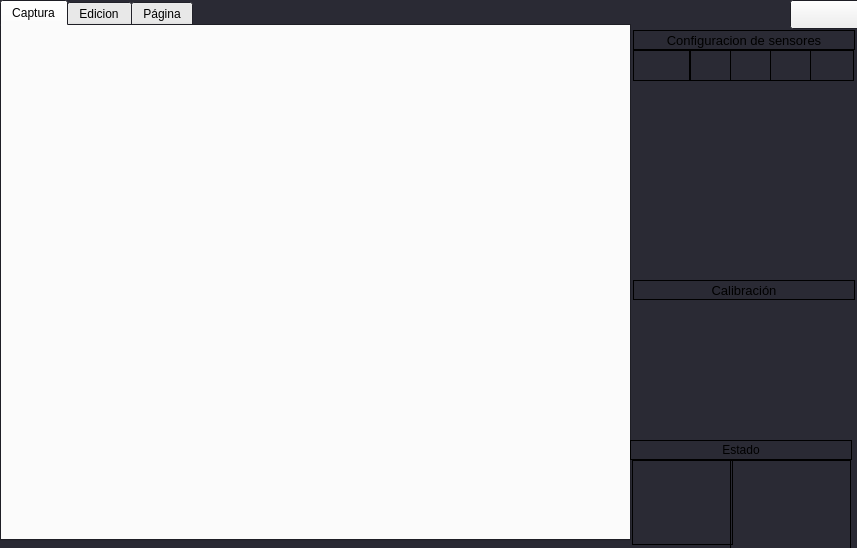
<?xml version="1.0" encoding="UTF-8"?>
<ui version="4.0">
 <class>MainWindow</class>
 <widget class="QWidget" name="MainWindow">
  <property name="geometry">
   <rect>
    <x>0</x>
    <y>0</y>
    <width>857</width>
    <height>548</height>
   </rect>
  </property>
  <property name="sizePolicy">
   <sizepolicy hsizetype="Fixed" vsizetype="Preferred">
    <horstretch>0</horstretch>
    <verstretch>0</verstretch>
   </sizepolicy>
  </property>
  <property name="maximumSize">
   <size>
    <width>857</width>
    <height>548</height>
   </size>
  </property>
  <property name="palette">
   <palette>
    <active>
     <colorrole role="Base">
      <brush brushstyle="SolidPattern">
       <color alpha="255">
        <red>255</red>
        <green>255</green>
        <blue>255</blue>
       </color>
      </brush>
     </colorrole>
     <colorrole role="Window">
      <brush brushstyle="SolidPattern">
       <color alpha="255">
        <red>42</red>
        <green>42</green>
        <blue>52</blue>
       </color>
      </brush>
     </colorrole>
    </active>
    <inactive>
     <colorrole role="Base">
      <brush brushstyle="SolidPattern">
       <color alpha="255">
        <red>255</red>
        <green>255</green>
        <blue>255</blue>
       </color>
      </brush>
     </colorrole>
     <colorrole role="Window">
      <brush brushstyle="SolidPattern">
       <color alpha="255">
        <red>42</red>
        <green>42</green>
        <blue>52</blue>
       </color>
      </brush>
     </colorrole>
    </inactive>
    <disabled>
     <colorrole role="Base">
      <brush brushstyle="SolidPattern">
       <color alpha="255">
        <red>42</red>
        <green>42</green>
        <blue>52</blue>
       </color>
      </brush>
     </colorrole>
     <colorrole role="Window">
      <brush brushstyle="SolidPattern">
       <color alpha="255">
        <red>42</red>
        <green>42</green>
        <blue>52</blue>
       </color>
      </brush>
     </colorrole>
    </disabled>
   </palette>
  </property>
  <property name="windowTitle">
   <string>Plotting</string>
  </property>
  <widget class="QTabWidget" name="tabWidget">
   <property name="geometry">
    <rect>
     <x>0</x>
     <y>0</y>
     <width>631</width>
     <height>541</height>
    </rect>
   </property>
   <property name="currentIndex">
    <number>0</number>
   </property>
   <widget class="QWidget" name="tab">
    <attribute name="title">
     <string>Captura</string>
    </attribute>
    <widget class="Mp111" name="widget" native="true">
     <property name="geometry">
      <rect>
       <x>10</x>
       <y>10</y>
       <width>601</width>
       <height>491</height>
      </rect>
     </property>
     <property name="palette">
      <palette>
       <active>
        <colorrole role="Base">
         <brush brushstyle="SolidPattern">
          <color alpha="255">
           <red>255</red>
           <green>255</green>
           <blue>255</blue>
          </color>
         </brush>
        </colorrole>
        <colorrole role="Window">
         <brush brushstyle="SolidPattern">
          <color alpha="255">
           <red>42</red>
           <green>42</green>
           <blue>56</blue>
          </color>
         </brush>
        </colorrole>
       </active>
       <inactive>
        <colorrole role="Base">
         <brush brushstyle="SolidPattern">
          <color alpha="255">
           <red>255</red>
           <green>255</green>
           <blue>255</blue>
          </color>
         </brush>
        </colorrole>
        <colorrole role="Window">
         <brush brushstyle="SolidPattern">
          <color alpha="255">
           <red>42</red>
           <green>42</green>
           <blue>56</blue>
          </color>
         </brush>
        </colorrole>
       </inactive>
       <disabled>
        <colorrole role="Base">
         <brush brushstyle="SolidPattern">
          <color alpha="255">
           <red>42</red>
           <green>42</green>
           <blue>56</blue>
          </color>
         </brush>
        </colorrole>
        <colorrole role="Window">
         <brush brushstyle="SolidPattern">
          <color alpha="255">
           <red>42</red>
           <green>42</green>
           <blue>56</blue>
          </color>
         </brush>
        </colorrole>
       </disabled>
      </palette>
     </property>
    </widget>
   </widget>
   <widget class="QWidget" name="tab_2">
    <attribute name="title">
     <string>Edicion</string>
    </attribute>
   </widget>
   <widget class="QWidget" name="tab_3">
    <attribute name="title">
     <string>Página</string>
    </attribute>
   </widget>
  </widget>
  <widget class="QPushButton" name="Config_button">
   <property name="geometry">
    <rect>
     <x>790</x>
     <y>0</y>
     <width>70</width>
     <height>29</height>
    </rect>
   </property>
   <property name="text">
    <string/>
   </property>
   <property name="icon">
    <iconset>
     <normaloff>setting_icon.png</normaloff>setting_icon.png</iconset>
   </property>
  </widget>
  <widget class="QLabel" name="Confi_sensors_label">
   <property name="geometry">
    <rect>
     <x>633</x>
     <y>30</y>
     <width>222</width>
     <height>20</height>
    </rect>
   </property>
   <property name="palette">
    <palette>
     <active>
      <colorrole role="WindowText">
       <brush brushstyle="SolidPattern">
        <color alpha="255">
         <red>0</red>
         <green>0</green>
         <blue>0</blue>
        </color>
       </brush>
      </colorrole>
     </active>
     <inactive>
      <colorrole role="WindowText">
       <brush brushstyle="SolidPattern">
        <color alpha="255">
         <red>0</red>
         <green>0</green>
         <blue>0</blue>
        </color>
       </brush>
      </colorrole>
     </inactive>
     <disabled>
      <colorrole role="WindowText">
       <brush brushstyle="SolidPattern">
        <color alpha="255">
         <red>159</red>
         <green>158</green>
         <blue>158</blue>
        </color>
       </brush>
      </colorrole>
     </disabled>
    </palette>
   </property>
   <property name="font">
    <font>
     <pointsize>10</pointsize>
    </font>
   </property>
   <property name="frameShape">
    <enum>QFrame::Box</enum>
   </property>
   <property name="text">
    <string>Configuracion de sensores</string>
   </property>
   <property name="alignment">
    <set>Qt::AlignCenter</set>
   </property>
  </widget>
  <widget class="QLabel" name="Calibration_label">
   <property name="geometry">
    <rect>
     <x>633</x>
     <y>280</y>
     <width>222</width>
     <height>20</height>
    </rect>
   </property>
   <property name="palette">
    <palette>
     <active>
      <colorrole role="WindowText">
       <brush brushstyle="SolidPattern">
        <color alpha="255">
         <red>0</red>
         <green>0</green>
         <blue>0</blue>
        </color>
       </brush>
      </colorrole>
     </active>
     <inactive>
      <colorrole role="WindowText">
       <brush brushstyle="SolidPattern">
        <color alpha="255">
         <red>0</red>
         <green>0</green>
         <blue>0</blue>
        </color>
       </brush>
      </colorrole>
     </inactive>
     <disabled>
      <colorrole role="WindowText">
       <brush brushstyle="SolidPattern">
        <color alpha="255">
         <red>159</red>
         <green>158</green>
         <blue>158</blue>
        </color>
       </brush>
      </colorrole>
     </disabled>
    </palette>
   </property>
   <property name="font">
    <font>
     <pointsize>10</pointsize>
    </font>
   </property>
   <property name="frameShape">
    <enum>QFrame::Box</enum>
   </property>
   <property name="text">
    <string>Calibración</string>
   </property>
   <property name="alignment">
    <set>Qt::AlignCenter</set>
   </property>
  </widget>
  <widget class="QLabel" name="Estate_label">
   <property name="geometry">
    <rect>
     <x>630</x>
     <y>440</y>
     <width>222</width>
     <height>20</height>
    </rect>
   </property>
   <property name="palette">
    <palette>
     <active>
      <colorrole role="WindowText">
       <brush brushstyle="SolidPattern">
        <color alpha="255">
         <red>0</red>
         <green>0</green>
         <blue>0</blue>
        </color>
       </brush>
      </colorrole>
     </active>
     <inactive>
      <colorrole role="WindowText">
       <brush brushstyle="SolidPattern">
        <color alpha="255">
         <red>0</red>
         <green>0</green>
         <blue>0</blue>
        </color>
       </brush>
      </colorrole>
     </inactive>
     <disabled>
      <colorrole role="WindowText">
       <brush brushstyle="SolidPattern">
        <color alpha="255">
         <red>159</red>
         <green>158</green>
         <blue>158</blue>
        </color>
       </brush>
      </colorrole>
     </disabled>
    </palette>
   </property>
   <property name="frameShape">
    <enum>QFrame::Box</enum>
   </property>
   <property name="text">
    <string>Estado</string>
   </property>
   <property name="alignment">
    <set>Qt::AlignCenter</set>
   </property>
  </widget>
  <widget class="QLabel" name="Button_label_confi1">
   <property name="geometry">
    <rect>
     <x>633</x>
     <y>50</y>
     <width>57</width>
     <height>31</height>
    </rect>
   </property>
   <property name="palette">
    <palette>
     <active>
      <colorrole role="WindowText">
       <brush brushstyle="SolidPattern">
        <color alpha="255">
         <red>0</red>
         <green>0</green>
         <blue>0</blue>
        </color>
       </brush>
      </colorrole>
     </active>
     <inactive>
      <colorrole role="WindowText">
       <brush brushstyle="SolidPattern">
        <color alpha="255">
         <red>0</red>
         <green>0</green>
         <blue>0</blue>
        </color>
       </brush>
      </colorrole>
     </inactive>
     <disabled>
      <colorrole role="WindowText">
       <brush brushstyle="SolidPattern">
        <color alpha="255">
         <red>159</red>
         <green>158</green>
         <blue>158</blue>
        </color>
       </brush>
      </colorrole>
     </disabled>
    </palette>
   </property>
   <property name="frameShape">
    <enum>QFrame::Box</enum>
   </property>
   <property name="text">
    <string/>
   </property>
   <property name="pixmap">
    <pixmap>config_icon1.png</pixmap>
   </property>
   <property name="alignment">
    <set>Qt::AlignCenter</set>
   </property>
  </widget>
  <widget class="QLabel" name="Button_label_confi12">
   <property name="geometry">
    <rect>
     <x>690</x>
     <y>50</y>
     <width>41</width>
     <height>31</height>
    </rect>
   </property>
   <property name="palette">
    <palette>
     <active>
      <colorrole role="WindowText">
       <brush brushstyle="SolidPattern">
        <color alpha="255">
         <red>0</red>
         <green>0</green>
         <blue>0</blue>
        </color>
       </brush>
      </colorrole>
     </active>
     <inactive>
      <colorrole role="WindowText">
       <brush brushstyle="SolidPattern">
        <color alpha="255">
         <red>0</red>
         <green>0</green>
         <blue>0</blue>
        </color>
       </brush>
      </colorrole>
     </inactive>
     <disabled>
      <colorrole role="WindowText">
       <brush brushstyle="SolidPattern">
        <color alpha="255">
         <red>159</red>
         <green>158</green>
         <blue>158</blue>
        </color>
       </brush>
      </colorrole>
     </disabled>
    </palette>
   </property>
   <property name="frameShape">
    <enum>QFrame::Box</enum>
   </property>
   <property name="text">
    <string/>
   </property>
   <property name="pixmap">
    <pixmap>config_icon2.png</pixmap>
   </property>
   <property name="alignment">
    <set>Qt::AlignCenter</set>
   </property>
  </widget>
  <widget class="QLabel" name="Button_label_confi3">
   <property name="geometry">
    <rect>
     <x>730</x>
     <y>50</y>
     <width>41</width>
     <height>31</height>
    </rect>
   </property>
   <property name="palette">
    <palette>
     <active>
      <colorrole role="WindowText">
       <brush brushstyle="SolidPattern">
        <color alpha="255">
         <red>0</red>
         <green>0</green>
         <blue>0</blue>
        </color>
       </brush>
      </colorrole>
     </active>
     <inactive>
      <colorrole role="WindowText">
       <brush brushstyle="SolidPattern">
        <color alpha="255">
         <red>0</red>
         <green>0</green>
         <blue>0</blue>
        </color>
       </brush>
      </colorrole>
     </inactive>
     <disabled>
      <colorrole role="WindowText">
       <brush brushstyle="SolidPattern">
        <color alpha="255">
         <red>159</red>
         <green>158</green>
         <blue>158</blue>
        </color>
       </brush>
      </colorrole>
     </disabled>
    </palette>
   </property>
   <property name="frameShape">
    <enum>QFrame::Box</enum>
   </property>
   <property name="text">
    <string/>
   </property>
  </widget>
  <widget class="QLabel" name="Button_label_confi4">
   <property name="geometry">
    <rect>
     <x>770</x>
     <y>50</y>
     <width>41</width>
     <height>31</height>
    </rect>
   </property>
   <property name="palette">
    <palette>
     <active>
      <colorrole role="WindowText">
       <brush brushstyle="SolidPattern">
        <color alpha="255">
         <red>0</red>
         <green>0</green>
         <blue>0</blue>
        </color>
       </brush>
      </colorrole>
     </active>
     <inactive>
      <colorrole role="WindowText">
       <brush brushstyle="SolidPattern">
        <color alpha="255">
         <red>0</red>
         <green>0</green>
         <blue>0</blue>
        </color>
       </brush>
      </colorrole>
     </inactive>
     <disabled>
      <colorrole role="WindowText">
       <brush brushstyle="SolidPattern">
        <color alpha="255">
         <red>159</red>
         <green>158</green>
         <blue>158</blue>
        </color>
       </brush>
      </colorrole>
     </disabled>
    </palette>
   </property>
   <property name="frameShape">
    <enum>QFrame::Box</enum>
   </property>
   <property name="text">
    <string/>
   </property>
  </widget>
  <widget class="QLabel" name="Button_label_confi5">
   <property name="geometry">
    <rect>
     <x>810</x>
     <y>50</y>
     <width>44</width>
     <height>31</height>
    </rect>
   </property>
   <property name="palette">
    <palette>
     <active>
      <colorrole role="WindowText">
       <brush brushstyle="SolidPattern">
        <color alpha="255">
         <red>0</red>
         <green>0</green>
         <blue>0</blue>
        </color>
       </brush>
      </colorrole>
     </active>
     <inactive>
      <colorrole role="WindowText">
       <brush brushstyle="SolidPattern">
        <color alpha="255">
         <red>0</red>
         <green>0</green>
         <blue>0</blue>
        </color>
       </brush>
      </colorrole>
     </inactive>
     <disabled>
      <colorrole role="WindowText">
       <brush brushstyle="SolidPattern">
        <color alpha="255">
         <red>159</red>
         <green>158</green>
         <blue>158</blue>
        </color>
       </brush>
      </colorrole>
     </disabled>
    </palette>
   </property>
   <property name="frameShape">
    <enum>QFrame::Box</enum>
   </property>
   <property name="text">
    <string/>
   </property>
   <property name="pixmap">
    <pixmap>config_icon3.png</pixmap>
   </property>
   <property name="alignment">
    <set>Qt::AlignCenter</set>
   </property>
  </widget>
  <widget class="QLabel" name="label">
   <property name="geometry">
    <rect>
     <x>633</x>
     <y>301</y>
     <width>71</width>
     <height>71</height>
    </rect>
   </property>
   <property name="palette">
    <palette>
     <active>
      <colorrole role="WindowText">
       <brush brushstyle="SolidPattern">
        <color alpha="255">
         <red>0</red>
         <green>0</green>
         <blue>0</blue>
        </color>
       </brush>
      </colorrole>
     </active>
     <inactive>
      <colorrole role="WindowText">
       <brush brushstyle="SolidPattern">
        <color alpha="255">
         <red>0</red>
         <green>0</green>
         <blue>0</blue>
        </color>
       </brush>
      </colorrole>
     </inactive>
     <disabled>
      <colorrole role="WindowText">
       <brush brushstyle="SolidPattern">
        <color alpha="255">
         <red>159</red>
         <green>158</green>
         <blue>158</blue>
        </color>
       </brush>
      </colorrole>
     </disabled>
    </palette>
   </property>
   <property name="frameShape">
    <enum>QFrame::NoFrame</enum>
   </property>
   <property name="text">
    <string/>
   </property>
   <property name="pixmap">
    <pixmap>example_icon.png</pixmap>
   </property>
   <property name="alignment">
    <set>Qt::AlignCenter</set>
   </property>
  </widget>
  <widget class="QLabel" name="State_label1">
   <property name="geometry">
    <rect>
     <x>632</x>
     <y>460</y>
     <width>101</width>
     <height>85</height>
    </rect>
   </property>
   <property name="palette">
    <palette>
     <active>
      <colorrole role="WindowText">
       <brush brushstyle="SolidPattern">
        <color alpha="255">
         <red>0</red>
         <green>0</green>
         <blue>0</blue>
        </color>
       </brush>
      </colorrole>
     </active>
     <inactive>
      <colorrole role="WindowText">
       <brush brushstyle="SolidPattern">
        <color alpha="255">
         <red>0</red>
         <green>0</green>
         <blue>0</blue>
        </color>
       </brush>
      </colorrole>
     </inactive>
     <disabled>
      <colorrole role="WindowText">
       <brush brushstyle="SolidPattern">
        <color alpha="255">
         <red>159</red>
         <green>158</green>
         <blue>158</blue>
        </color>
       </brush>
      </colorrole>
     </disabled>
    </palette>
   </property>
   <property name="frameShape">
    <enum>QFrame::Box</enum>
   </property>
   <property name="text">
    <string/>
   </property>
  </widget>
  <widget class="QLabel" name="State_label2">
   <property name="geometry">
    <rect>
     <x>730</x>
     <y>460</y>
     <width>121</width>
     <height>91</height>
    </rect>
   </property>
   <property name="palette">
    <palette>
     <active>
      <colorrole role="WindowText">
       <brush brushstyle="SolidPattern">
        <color alpha="255">
         <red>0</red>
         <green>0</green>
         <blue>0</blue>
        </color>
       </brush>
      </colorrole>
     </active>
     <inactive>
      <colorrole role="WindowText">
       <brush brushstyle="SolidPattern">
        <color alpha="255">
         <red>0</red>
         <green>0</green>
         <blue>0</blue>
        </color>
       </brush>
      </colorrole>
     </inactive>
     <disabled>
      <colorrole role="WindowText">
       <brush brushstyle="SolidPattern">
        <color alpha="255">
         <red>159</red>
         <green>158</green>
         <blue>158</blue>
        </color>
       </brush>
      </colorrole>
     </disabled>
    </palette>
   </property>
   <property name="frameShape">
    <enum>QFrame::Box</enum>
   </property>
   <property name="text">
    <string/>
   </property>
  </widget>
 </widget>
 <customwidgets>
  <customwidget>
   <class>Mp111</class>
   <extends>QWidget</extends>
   <header location="global">clases_mpl_pyqt</header>
   <container>1</container>
  </customwidget>
 </customwidgets>
 <resources/>
 <connections/>
</ui>
